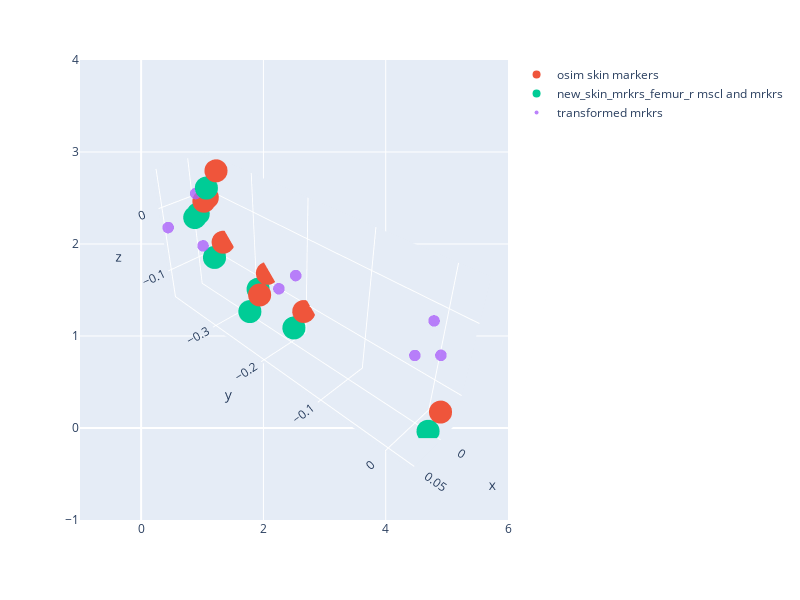

Write notebook code for a chart like this one.
### Code cell
import plotly.express as px
import plotly.graph_objects as go
fig = px.scatter(width = 800, height = 600)
fig.add_trace(go.Scatter3d(x = mrkrs_femur_l['x'], 
                           y = mrkrs_femur_l['y'], 
                           z = mrkrs_femur_l['z'], mode = 'markers', name = 'osim skin markers'))
fig.add_trace(go.Scatter3d(x = new_skin_mrkrs_femur_l['x'],  y = new_skin_mrkrs_femur_l['y'], z=new_skin_mrkrs_femur_l['z'], mode = 'markers', name = 'new_skin_mrkrs_femur_r mscl and mrkrs'))
fig.add_trace(go.Scatter3d(x = femur_l_df['x'],  y = femur_l_df['y'], z=femur_l_df['z'], mode = 'markers', marker=dict(size=4, opacity=0.8), name = 'transformed mrkrs'))

fig.update_scenes(aspectmode="data" )
camera = dict(
    up=dict(x=0, y=0, z=1),
    center=dict(x=0, y=0, z=0),
    eye=dict(x=2, y=2, z=2)
)
fig.update_layout(scene_camera=camera)
fig.show()

### Figure 1 — Plotly figure (JSON) as saved in the notebook; plotly's stock layout.template omitted (floating-point values rounded to 4 significant figures)
{"data": [{"hovertemplate": "<extra></extra>", "legendgroup": "", "marker": {"color": "#636efa", "symbol": "circle"}, "mode": "markers", "name": "", "orientation": "v", "showlegend": false, "type": "scatter", "xaxis": "x", "yaxis": "y"}, {"mode": "markers", "name": "osim skin markers", "type": "scatter3d", "x": [-0.01939, -0.02546, 0.01516, -0.0118, -0.01998, -0.009377, -4.855e-07, -0.008538], "y": [-0.197, -0.2735, -0.2447, 0.02131, -0.3618, -0.3498, -0.3707, -0.374], "z": [-0.1054, -0.08362, -0.08514, -0.1229, -0.06811, 0.04911, 0.001335, 0.002902]}, {"mode": "markers", "name": "new_skin_mrkrs_femur_r mscl and mrkrs", "type": "scatter3d", "x": [-0.002935, -0.008996, 0.03162, 0.004657, -0.003525, 0.007081, 0.01646, 0.00792], "y": [-0.1991, -0.2756, -0.2467, 0.0193, -0.3638, -0.3518, -0.3727, -0.376], "z": [-0.1251, -0.1033, -0.1048, -0.1426, -0.08782, 0.0294, -0.01837, -0.0168]}, {"marker": {"opacity": 0.8, "size": 4}, "mode": "markers", "name": "transformed mrkrs", "type": "scatter3d", "x": [0.007958, 0.009551, 0, -0.01147, -0.009609, 0.03394, 0.006212, 0.05279, 0.008755], "y": [-0.3762, -0.37, 0, 0.008808, -0.01978, -0.187, -0.1865, -0.3845, -0.3731], "z": [0.01346, -0.06543, 0, -0.04702, -0.06429, -0.03732, -0.03142, -0.02461, -0.02598]}], "layout": {"height": 600, "legend": {"tracegroupgap": 0}, "margin": {"t": 60}, "scene": {"aspectmode": "data", "camera": {"center": {"x": 0, "y": 0, "z": 0}, "eye": {"x": 2, "y": 2, "z": 2}, "up": {"x": 0, "y": 0, "z": 1}}}, "width": 800, "xaxis": {"anchor": "y", "domain": [0, 1]}, "yaxis": {"anchor": "x", "domain": [0, 1]}}}
